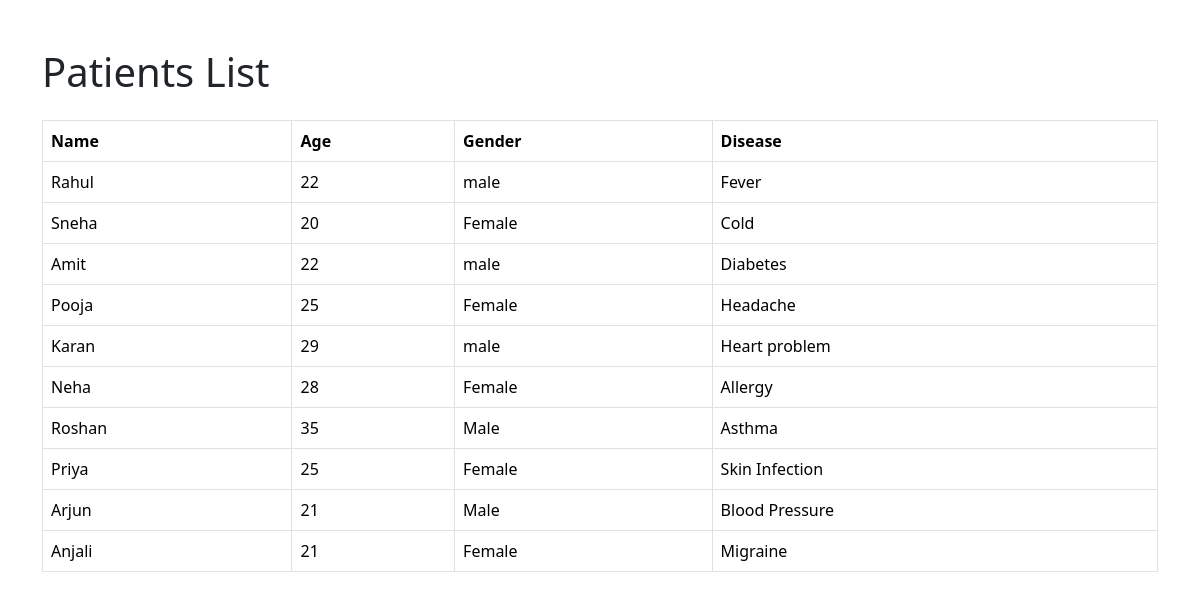
The app's page /patients/ with its own data.
### core/models.py (models this page shows, shortened)
class Patient(models.Model):
    name = models.CharField(max_length=100)
    age = models.IntegerField()
    gender = models.CharField(max_length=10)
    disease = models.CharField(max_length=200)

### core/views.py (the view)
# urls.py: path('patients/', views.patients, name='patients'),
def patients(request):
    patient_list = Patient.objects.all()
    return render(request, 'core/patients.html', {'patient_list': patient_list})

### core/templates/core/patients.html (shortened to what this page needs)
<!DOCTYPE html>
<html>
<head>
    <link href="https://cdn.jsdelivr.net/npm/bootstrap@5.3.3/dist/css/bootstrap.min.css" rel="stylesheet">
</head>
<body>
<div class="container mt-5">
    <h1>Patients List</h1>
    <table class="table table-bordered mt-4">
        <tr>
            <th>Name</th>
            <th>Age</th>
            <th>Gender</th>
            <th>Disease</th>
        </tr>
        {% for patient in patient_list %}
        <tr>
            <td>{{ patient.name }}</td>
            <td>{{ patient.age }}</td>
            <td>{{ patient.gender }}</td>
            <td>{{ patient.disease }}</td>
        </tr>
        {% endfor %}
    </table>
</div>
</body>
</html>

### records on screen
Patient: name "Rahul", age "22", gender "male", disease "Fever"
Patient: name "Sneha", age "20", gender "Female", disease "Cold"
Patient: name "Amit", age "22", gender "male", disease "Diabetes"
Patient: name "Pooja", age "25", gender "Female", disease "Headache"
Patient: name "Karan", age "29", gender "male", disease "Heart problem"
Patient: name "Neha", age "28", gender "Female", disease "Allergy"
Patient: name "Roshan", age "35", gender "Male", disease "Asthma"
Patient: name "Priya", age "25", gender "Female", disease "Skin Infection"
Patient: name "Arjun", age "21", gender "Male", disease "Blood Pressure"
Patient: name "Anjali", age "21", gender "Female", disease "Migraine"
